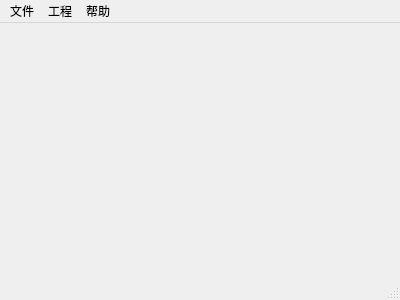
<?xml version="1.0" encoding="UTF-8"?>
<ui version="4.0">
 <class>MainWindow</class>
 <widget class="QMainWindow" name="MainWindow">
  <property name="geometry">
   <rect>
    <x>0</x>
    <y>0</y>
    <width>400</width>
    <height>300</height>
   </rect>
  </property>
  <property name="windowTitle">
   <string>MainWindow</string>
  </property>
  <widget class="QWidget" name="centralWidget"/>
  <widget class="QMenuBar" name="menuBar">
   <property name="geometry">
    <rect>
     <x>0</x>
     <y>0</y>
     <width>400</width>
     <height>23</height>
    </rect>
   </property>
   <widget class="QMenu" name="menuF">
    <property name="title">
     <string>文件</string>
    </property>
    <addaction name="actionNew"/>
    <addaction name="actionOpen"/>
    <addaction name="actionSave"/>
    <addaction name="actionSaveAs"/>
    <addaction name="actionClean"/>
    <addaction name="separator"/>
    <addaction name="actionExit"/>
   </widget>
   <widget class="QMenu" name="menuH">
    <property name="title">
     <string>帮助</string>
    </property>
    <addaction name="separator"/>
    <addaction name="actionAbout"/>
   </widget>
   <widget class="QMenu" name="menuP">
    <property name="title">
     <string>工程</string>
    </property>
    <addaction name="actionNewConfig"/>
    <addaction name="actionOpenConfig"/>
    <addaction name="actionOpenResult"/>
    <addaction name="actionSaveResult"/>
    <addaction name="separator"/>
    <addaction name="actionExportLevel"/>
    <addaction name="actionBuild"/>
    <addaction name="actionViewLog"/>
    <addaction name="separator"/>
    <addaction name="actionOption"/>
   </widget>
   <addaction name="menuF"/>
   <addaction name="menuP"/>
   <addaction name="menuH"/>
  </widget>
  <widget class="QStatusBar" name="statusBar"/>
  <action name="actionSave">
   <property name="text">
    <string>保存场景</string>
   </property>
   <property name="shortcut">
    <string>Ctrl+S</string>
   </property>
  </action>
  <action name="actionOpen">
   <property name="text">
    <string>打开</string>
   </property>
   <property name="shortcut">
    <string>Ctrl+Shift+O</string>
   </property>
  </action>
  <action name="actionExit">
   <property name="text">
    <string>退出</string>
   </property>
  </action>
  <action name="actionNew">
   <property name="text">
    <string>新建</string>
   </property>
   <property name="shortcut">
    <string>Ctrl+Shift+N</string>
   </property>
  </action>
  <action name="actionSaveAs">
   <property name="text">
    <string>另存为</string>
   </property>
   <property name="shortcut">
    <string>Ctrl+Shift+S</string>
   </property>
  </action>
  <action name="actionOpenConfig">
   <property name="text">
    <string>打开配置</string>
   </property>
   <property name="shortcut">
    <string>Ctrl+O</string>
   </property>
  </action>
  <action name="actionNewConfig">
   <property name="text">
    <string>新建配置</string>
   </property>
   <property name="shortcut">
    <string>Ctrl+N</string>
   </property>
  </action>
  <action name="actionOption">
   <property name="text">
    <string>选项</string>
   </property>
  </action>
  <action name="actionClean">
   <property name="text">
    <string>清理缓存</string>
   </property>
   <property name="shortcut">
    <string>Ctrl+R</string>
   </property>
  </action>
  <action name="actionAbout">
   <property name="text">
    <string>关于</string>
   </property>
  </action>
  <action name="actionOpenResult">
   <property name="text">
    <string>打开解析结果</string>
   </property>
  </action>
  <action name="actionSaveResult">
   <property name="text">
    <string>保存解析结果</string>
   </property>
  </action>
  <action name="actionBuild">
   <property name="text">
    <string>编译</string>
   </property>
   <property name="shortcut">
    <string>F7</string>
   </property>
  </action>
  <action name="actionViewLog">
   <property name="text">
    <string>查看输出</string>
   </property>
   <property name="toolTip">
    <string>查看输出</string>
   </property>
  </action>
  <action name="actionExportLevel">
   <property name="text">
    <string>导出层级</string>
   </property>
  </action>
 </widget>
 <layoutdefault spacing="6" margin="11"/>
 <resources/>
 <connections/>
</ui>
